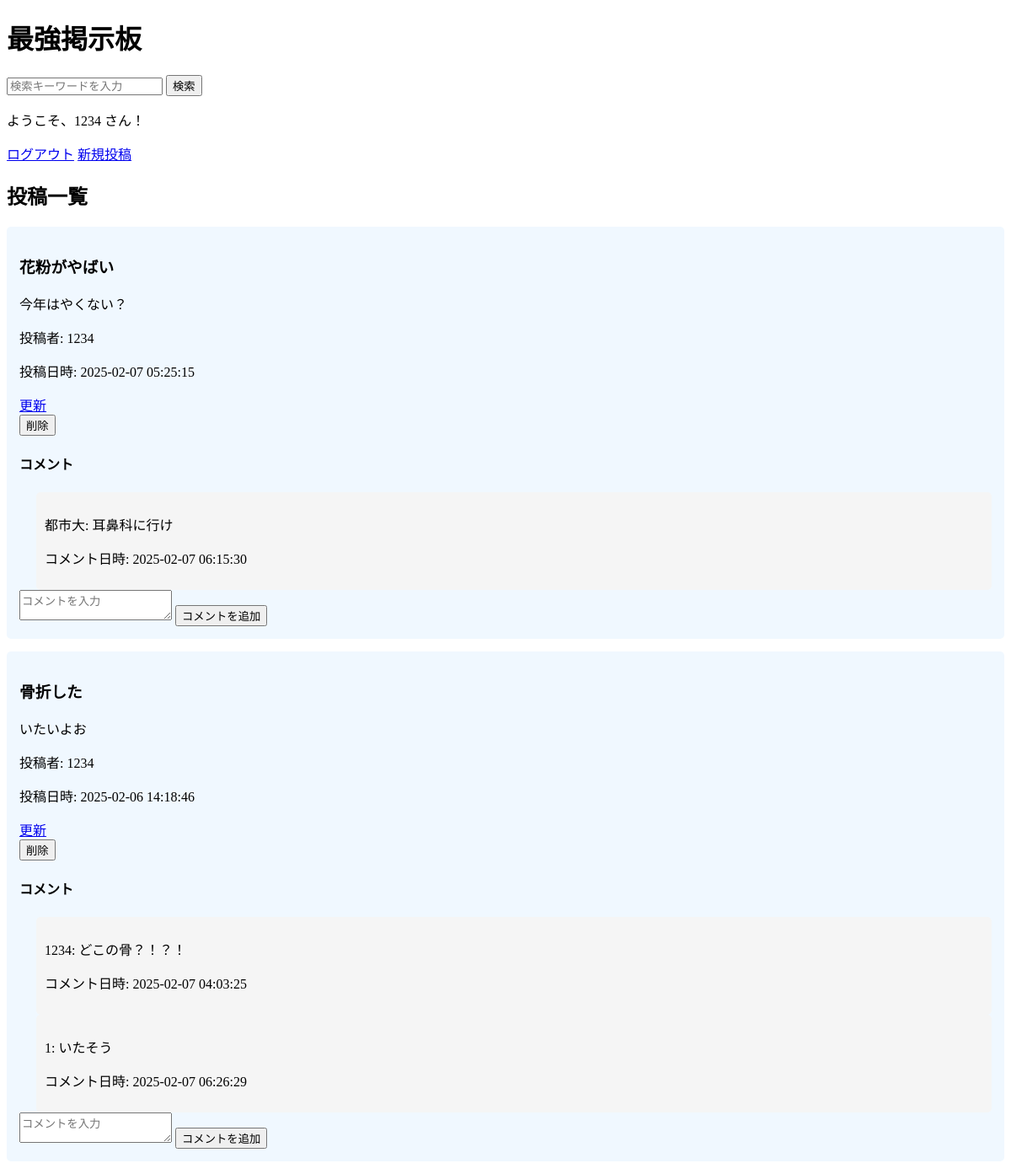
Screenshot of / (signed in) with the database file from the repository.
### app.py (models this page shows)
class User(db.Model, UserMixin):
    id = db.Column(db.Integer, primary_key=True)
    username = db.Column(db.String(80), unique=True, nullable=False)
    password = db.Column(db.String(200), nullable=False)
    is_admin = db.Column(db.Boolean, default=False)

class Post(db.Model):
    id = db.Column(db.Integer, primary_key=True)
    title = db.Column(db.String(200), nullable=False)
    content = db.Column(db.Text, nullable=False)
    timestamp = db.Column(db.DateTime, default=datetime.utcnow)  # 投稿日時
    user_id = db.Column(db.Integer, db.ForeignKey('user.id'), nullable=False)
    user = db.relationship('User', backref=db.backref('posts', lazy=True))
    comments = db.relationship('Comment', backref='post', cascade="all, delete-orphan")

class Comment(db.Model):
    id = db.Column(db.Integer, primary_key=True)
    content = db.Column(db.Text, nullable=False)
    timestamp = db.Column(db.DateTime, default=datetime.utcnow)  # コメント日時
    user_id = db.Column(db.Integer, db.ForeignKey('user.id'), nullable=False)
    post_id = db.Column(db.Integer, db.ForeignKey('post.id'), nullable=False)
    user = db.relationship('User', backref=db.backref('comments', lazy=True))

### app.py (the view)
@app.route("/")
def index():
    posts = Post.query.order_by(Post.timestamp.desc()).all()
    return render_template("index.html", posts=posts)

### app.py (called while the page is built)
@login_manager.user_loader
def load_user(user_id):
    return User.query.get(int(user_id))

### templates/index.html (shortened to what this page needs)
<!DOCTYPE html>
<html lang="ja">
<head>
</head>
<body>
    <h1>最強掲示板</h1>
    <form method="GET" action="{{ url_for('search') }}">
        <input type="text" name="query" placeholder="検索キーワードを入力">
        <button type="submit">検索</button>
    </form>
    {% if current_user.is_authenticated %}
        <p>ようこそ、{{ current_user.username }} さん！</p>
        <a href="{{ url_for('logout') }}">ログアウト</a>
        <a href="{{ url_for('post') }}">新規投稿</a>
    {% else %}
        <a href="{{ url_for('login') }}">ログイン</a>
        <a href="{{ url_for('register') }}">新規登録</a>
    {% endif %}
    <h2>投稿一覧</h2>
    {% for post in posts %}
        <div class="post">
            <h3>{{ post.title }}</h3>
            <p>{{ post.content }}</p>
            <p>投稿者: {{ post.user.username }}</p>
            <p>投稿日時: {{ post.timestamp.strftime('%Y-%m-%d %H:%M:%S') }}</p>
            {% if current_user.is_authenticated and post.user_id == current_user.id %}
                <a href="{{ url_for('update_post', post_id=post.id) }}">更新</a>
                <form method="POST" action="{{ url_for('delete_post', post_id=post.id) }}">
                    <button type="submit">削除</button>
                </form>
            {% endif %}
            <div class="comments">
                <h4>コメント</h4>
                {% for comment in post.comments %}
                    <div class="comment">
                        <p>{{ comment.user.username }}: {{ comment.content }}</p>
                        <p>コメント日時: {{ comment.timestamp.strftime('%Y-%m-%d %H:%M:%S') }}</p>
                    </div>
                {% else %}
                    <p>コメントはまだありません。</p>
                {% endfor %}
            </div>
            {% if current_user.is_authenticated %}
                <form method="POST" action="{{ url_for('add_comment', post_id=post.id) }}">
                    <textarea name="content" placeholder="コメントを入力" required></textarea>
                    <button type="submit">コメントを追加</button>
                </form>
            {% endif %}
        </div>
    {% endfor %}
</body>
</html>

### templates/index.html (style rules this page uses)
.post { background-color: #f0f8ff; padding: 15px; margin-bottom: 15px; border-radius: 5px; }
.comment { margin-left: 20px; background-color: #f5f5f5; padding: 10px; border-radius: 5px; }

### rows the page displays
User: username "1234"
Post: title "花粉がやばい", content "今年はやくない？", user.username "1234", timestamp "2025-02-07 05:25:15"
Comment: user.username "都市大", content "耳鼻科に行け", timestamp "2025-02-07 06:15:30"
Post: title "骨折した", content "いたいよお", user.username "1234", timestamp "2025-02-06 14:18:46"
Comment: user.username "1234", content "どこの骨？！？！", timestamp "2025-02-07 04:03:25"
Comment: user.username "1", content "いたそう", timestamp "2025-02-07 06:26:29"
